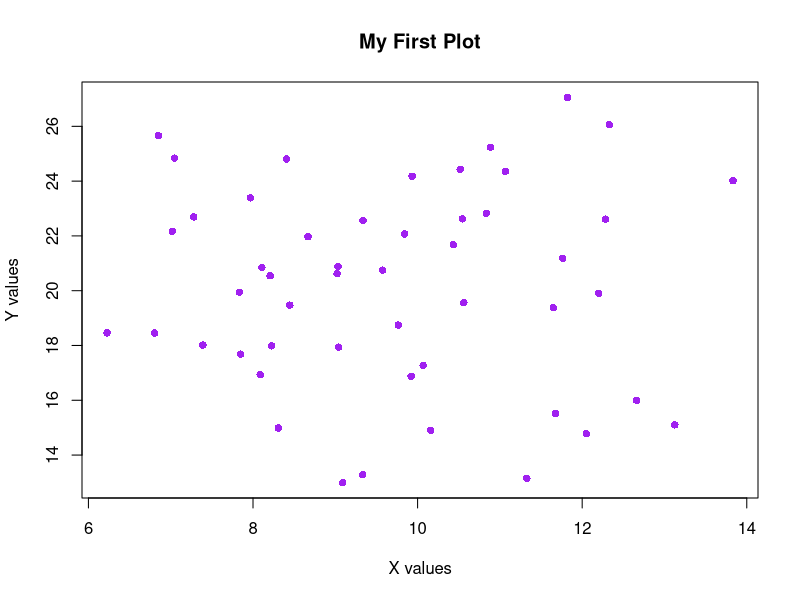

Here is the R script that generated this plot:
## ---- chunk 1

5+5
10*2 

## ---- chunk 2
# Create some random data
x <- rnorm(50, mean = 10, sd = 2)  # 50 random numbers
y <- rnorm(50, mean = 20, sd = 3)  # 50 more random numbers

# Make a basic plot
plot(x, y,
     col = "purple",          # Point color
     pch = 16,               # Solid circle points
     main = "My First Plot", # Title
     xlab = "X values",      # X-axis label
     ylab = "Y values")      # Y-axis label

